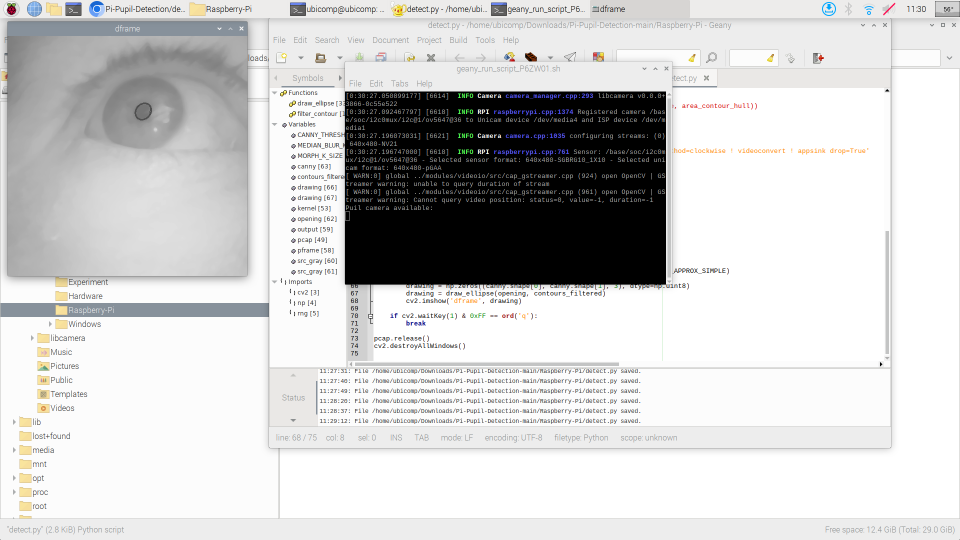
#> input picture detection.png, 1920 x 1080 px, given in place of ideoflip method=clockwise ! videoconvert ! appsink drop=True, which was not available (shown at 1/2 size)
$ python detect.py
#> lines starting #> are read from the running program, lines starting #| are printed output that depends on the picture; after the words box and inside, x2 and y2 are one past the last pixel; in counts of white or black regions, pixels touching at a corner belong together; pictures that were not available may be replaced by others from this repository, and a replacement may not be noted
# show both camera streams

import cv2
import numpy as np
import random as rng

'''Change the parameters to conduct a real time detection'''
CANNY_THRESHOLD = 25
MEDIAN_BLUR_K_SIZE = 9
MORPH_K_SIZE = 1


def filter_contour(_contours):
    _contours_filtered = []
    #print("Initial Contours : {}".format(len(_contours)))
    #print("Filtered Contours:")
    for i, c in enumerate(_contours):
        try:
            convex_hull = cv2.convexHull(c)
            area_hull = cv2.contourArea(convex_hull)
            # print("{} area convex hull {}".format(i, area_hull))
            if 600 < area_hull:  # filtering based on area
                circumference_hull = cv2.arcLength(convex_hull, True)
                circularity_hull = (4 * np.pi * area_hull) / circumference_hull ** 2
                if 0.8 < circularity_hull:  # filtering based on circularity
                    #print("convex hull :{} Circularity :{} Area : {}".format(i, circularity_hull, area_hull))
                    _contours_filtered.append(convex_hull)
        except ZeroDivisionError:
            print("Division by zero for contour {}".format(i))
    return _contours_filtered


def draw_ellipse(_drawing, _contours_filtered):
    minEllipse = [None] * len(_contours_filtered)
    for i, c in enumerate(_contours_filtered):
        color = (rng.randint(0, 256), rng.randint(0, 256), rng.randint(0, 256))
        minEllipse[i] = cv2.fitEllipse(c)
        cv2.drawContours(_drawing, _contours_filtered, i, color)
        (x, y), (MA, ma), angle = minEllipse[i]
        area_contour_hull = cv2.contourArea(c)
        area_ellipse = (np.pi / 4) * MA * ma
        #print("Area Ellipse :{} Area Contour Hull :{}".format(area_ellipse, area_contour_hull))
        cv2.ellipse(_drawing, minEllipse[i], color=color, thickness=2)
    return _drawing


srcPiCam = 'libcamerasrc ! video/x-raw,width=640,height=480 ! videoflip method=clockwise ! videoconvert ! appsink drop=True'
pcap = cv2.VideoCapture(srcPiCam)
if pcap.isOpened():
        print(f'Puil camera available:')

kernel = np.ones((MORPH_K_SIZE, MORPH_K_SIZE), np.uint8)

while True:
	pret, pframe = pcap.read()
#> pframe is the input picture: shape (1080, 1920, 3); mean B, G, R 206.3, 206.4, 206.5
	if pret:
		pframe = pframe[0:480, 0:480]
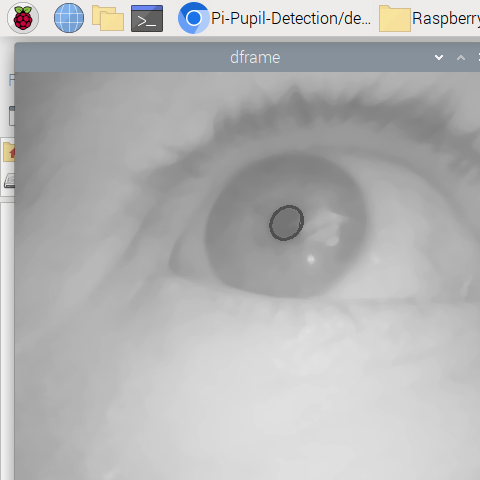
#> pframe: shape (480, 480, 3); mean B, G, R 181.2, 180.7, 180.1
		output = pframe.copy()
		src_gray = cv2.cvtColor(output, cv2.COLOR_BGR2GRAY)
		src_gray = cv2.medianBlur(src_gray, MEDIAN_BLUR_K_SIZE)
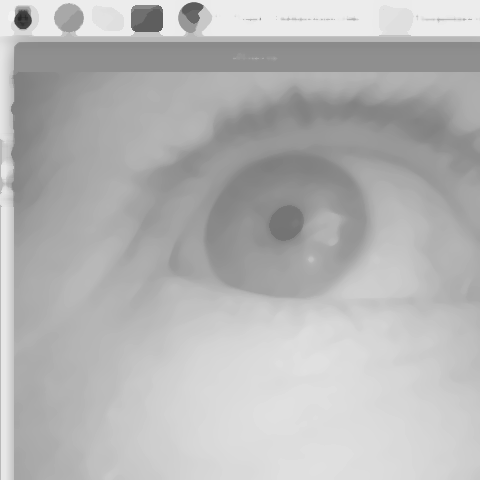
#> src_gray: shape (480, 480); min 39, max 242, mean 181.2
		opening = cv2.morphologyEx(src_gray, cv2.MORPH_OPEN, kernel)
		canny = cv2.Canny(opening, CANNY_THRESHOLD, CANNY_THRESHOLD * 2)
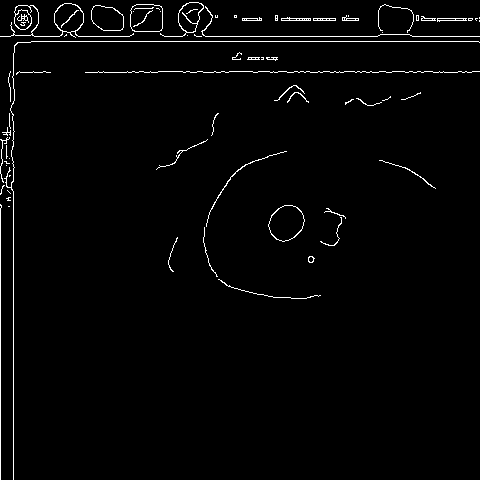
#> canny: shape (480, 480); 2% white in thin lines or dots
		contours, _ = cv2.findContours(canny, cv2.RETR_EXTERNAL, cv2.CHAIN_APPROX_SIMPLE)
#> contours = 63 contours, 49 with area under 20; largest, box (x1, y1, x2, y2) and area: (0, 3, 134, 38) 965, (268, 205, 305, 242) 956, (130, 4, 163, 32) 822, (91, 5, 124, 31) 648, (160, 2, 204, 37) 544
		contours_filtered = filter_contour(contours)
#> the loop in filter_contour, `for i, c in enumerate(_contours):` made 63 passes
#> (area_hull, circumference_hull, circularity_hull) on passes 1, 8, 18, 38, 58, 59, 60, 61, 62, 63: (686, 209.3, 0.197), (975, 112, 0.978), (1401.5, 228, 0.339), (104181, 1540.1, 0.552), (4174, 581.8, 0.155), (666, 96.54, 0.898), (826.5, 108.5, 0.882), (833, 108.7, 0.886), (3216.5, 292.8, 0.471), (893.5, 122.8, 0.745)
#> area_hull on passes 2, 3, 4, 5, 6, 16: 30, 140.5, 199.5, 291.5, 74.5, 209
#> contours_filtered = 4 contours; box (x1, y1, x2, y2) and area: (268, 205, 305, 242) 975, (130, 4, 163, 32) 833, (378, 4, 414, 33) 826, (91, 5, 124, 31) 666
		drawing = np.zeros((canny.shape[0], canny.shape[1], 3), dtype=np.uint8)
		drawing = draw_ellipse(opening, contours_filtered)
#> in draw_ellipse, `minEllipse = [None] * len(_contours_filtered)`: minEllipse = 4 items
#> the loop in draw_ellipse, `for i, c in enumerate(_contours_filtered):` made 4 passes
#> (color, x, y, MA, ma, angle, area_contour_hull, area_ellipse) on passes 1 to 4: ((197, 215, 20), 286, 222.6, 33.2, 38.41, 42.23, 975, 1001.5), ((132, 248, 207), 107.1, 18.14, 24.68, 37.46, 115.2, 666, 726.3), ((155, 244, 183), 394.3, 18.73, 33.84, 38.18, 99.58, 826.5, 1015), ((111, 71, 144), 146.6, 18.19, 32.97, 39.78, 90.77, 833, 1030)
#> after the loop in draw_ellipse, `for i, c in enumerate(_contours_filtered):`: minEllipse = [((286, 222.6), (33.2, 38.41), 42.23), ((107.1, 18.14), (24.68, 37.46), 115.2), ((394.3, 18.73), (33.84, 38.18), 99.58), ((146.6, 18.19), (32.97, 39.78), 90.77)]
		cv2.imshow('dframe', drawing)

	if cv2.waitKey(1) & 0xFF == ord('q'):
#> (key q is pressed here)
		break

pcap.release()
cv2.destroyAllWindows()
